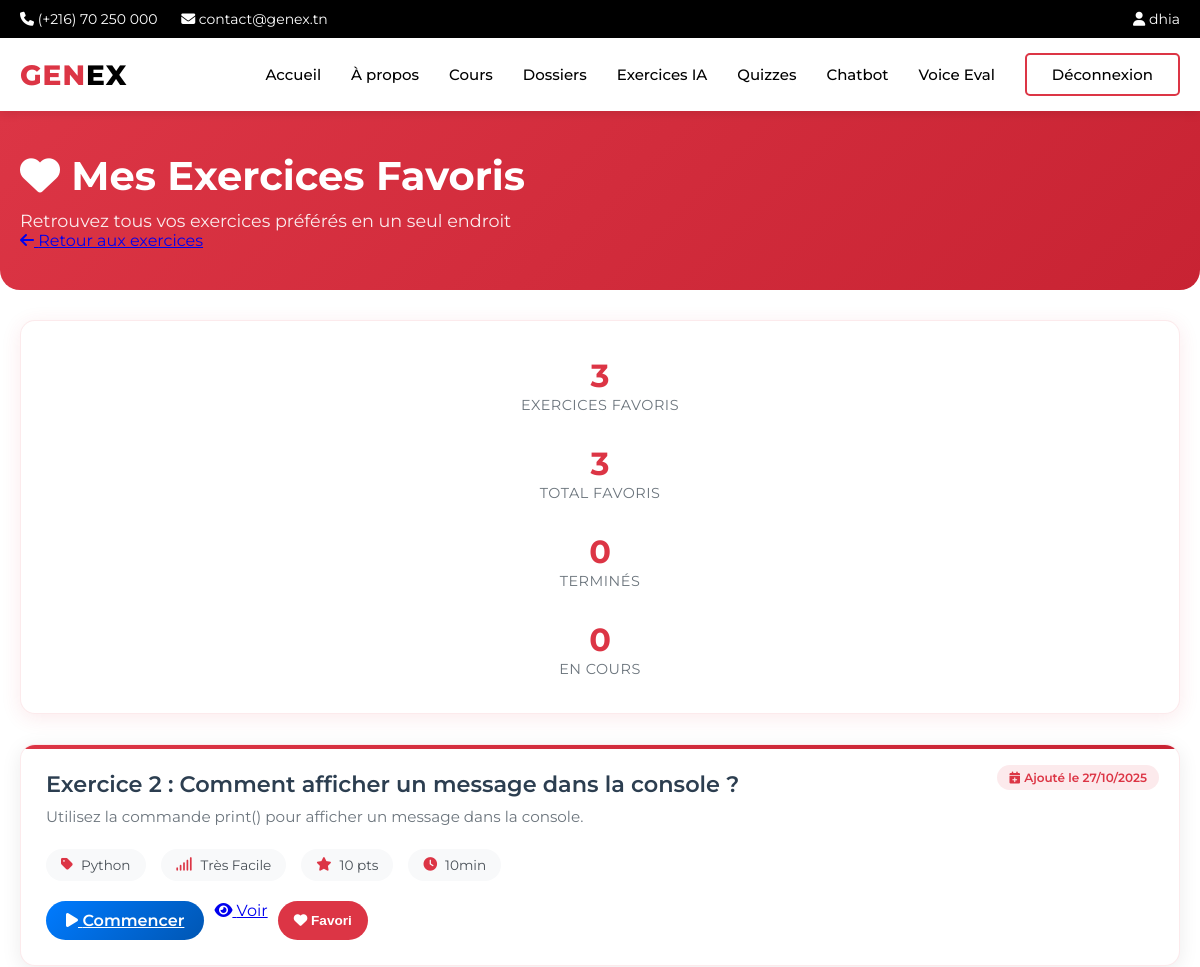
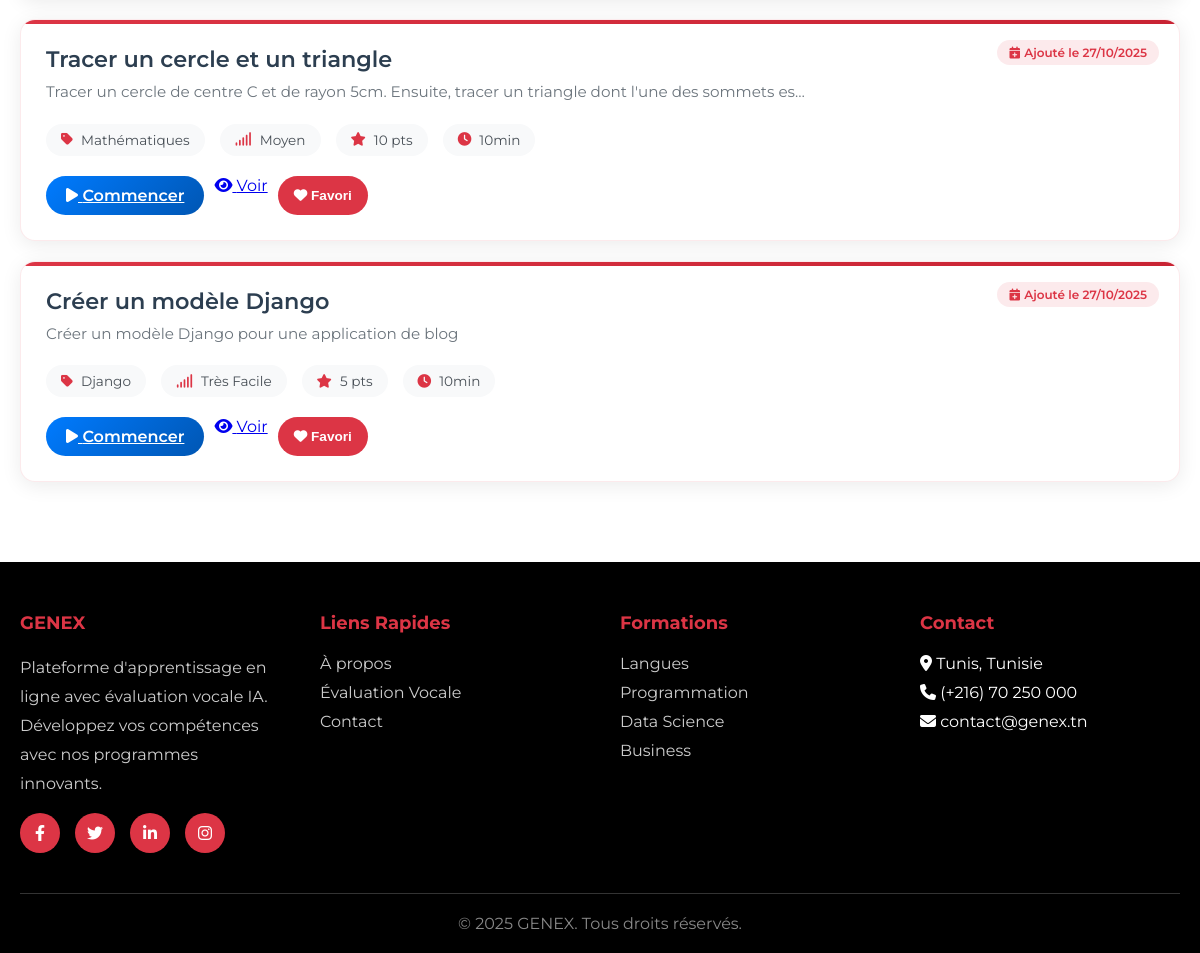
/exercises/favorites/ (signed in), run on the app's committed database (2 pictures, top to bottom).
### users/models.py (models this page shows, shortened)
class User(AbstractUser):
    USER_TYPE_CHOICES = (
        ('admin', 'Admin'),
        ('student', 'Student'),
    )
    LEVEL_CHOICES = (
        ('weak', 'Weak'),
        ('medium', 'Medium'),
        ('advanced', 'Advanced'),
    )
    user_type = models.CharField(max_length=10, choices=USER_TYPE_CHOICES, default='student')
    level = models.CharField(max_length=10, choices=LEVEL_CHOICES, blank=True, null=True)
    student_class = models.CharField(max_length=50, blank=True, null=True)
    current_streak = models.IntegerField(default=0, help_text="Current consecutive days with quiz completion")
    longest_streak = models.IntegerField(default=0, help_text="Longest streak ever achieved")
    last_quiz_date = models.DateTimeField(null=True, blank=True, help_text="Last time user completed a quiz")
    THEME_CHOICES = (
        ('light', 'Light'),
        ('dark', 'Dark'),
        ('auto', 'Auto'),
    )
    theme_preference = models.CharField(max_length=10, choices=THEME_CHOICES, default='auto', help_text="User's theme preference")

### exercises/models.py (models this page shows, shortened)
class Exercise(models.Model):
    title = models.CharField(max_length=200)
    description = models.TextField(blank=True)
    content = models.JSONField(help_text="Contenu structuré de l'exercice")
    solution = models.JSONField(help_text="Solution de l'exercice")
    hints = models.JSONField(default=list, blank=True, help_text="Indices pour l'exercice")
    explanation_video_url = models.URLField(blank=True, help_text="URL de la vidéo d'explication (YouTube, Vimeo, etc.)")
    explanation_video_type = models.CharField(
        max_length=20,
        choices=[
            ('youtube', 'YouTube'),
            ('vimeo', 'Vimeo'),
            ('custom', 'Vidéo personnalisée'),
            ('auto', 'Génération automatique'),
        ],
        default='auto',
        help_text="Type de vidéo d'explication"
    )
    category = models.ForeignKey(ExerciseCategory, on_delete=models.CASCADE, related_name='exercises')
    exercise_type = models.ForeignKey(ExerciseType, on_delete=models.CASCADE, related_name='exercises')
    difficulty = models.ForeignKey(DifficultyLevel, on_delete=models.CASCADE, related_name='exercises')
    created_by = models.ForeignKey(User, on_delete=models.CASCADE, related_name='created_exercises')
    is_ai_generated = models.BooleanField(default=False)
    ai_prompt = models.TextField(blank=True, help_text="Prompt utilisé pour générer l'exercice")
    tags = models.JSONField(default=list, blank=True, help_text="Tags pour la recherche")
    estimated_time = models.IntegerField(default=15, help_text="Temps estimé en minutes")
    points = models.IntegerField(default=10, help_text="Points attribués")
    is_active = models.BooleanField(default=True)
    is_public = models.BooleanField(default=False)
    created_at = models.DateTimeField(auto_now_add=True)
    updated_at = models.DateTimeField(auto_now=True)
    class Meta:
        verbose_name = "Exercice"
        verbose_name_plural = "Exercices"
        ordering = ['-created_at']
        indexes = [
            models.Index(fields=['category', 'difficulty']),
            models.Index(fields=['is_active', 'is_public']),
            models.Index(fields=['created_at']),
        ]

class ExerciseCategory(models.Model):
    name = models.CharField(max_length=100, unique=True)
    description = models.TextField(blank=True)
    icon = models.CharField(max_length=50, blank=True, help_text="Nom de l'icône (ex: 'math', 'physics')")
    color = models.CharField(max_length=7, default='#007bff', help_text="Code couleur hexadécimal")
    created_at = models.DateTimeField(auto_now_add=True)
    class Meta:
        verbose_name = "Catégorie d'exercice"
        verbose_name_plural = "Catégories d'exercices"
        ordering = ['name']

class DifficultyLevel(models.Model):
    name = models.CharField(max_length=20, unique=True)
    level = models.IntegerField(unique=True, help_text="Niveau numérique (1-5)")
    description = models.TextField(blank=True)
    color = models.CharField(max_length=7, default='#28a745')
    class Meta:
        verbose_name = "Niveau de difficulté"
        verbose_name_plural = "Niveaux de difficulté"
        ordering = ['level']

### exercises/views.py (the view)
# urls.py: path('favorites/', views.favorites_list, name='favorites-list'),
def favorites_list(request):
    if not request.user.is_authenticated:
        return render(request, 'exercises/favorites_list.html', {
            'exercises': [],
            'error': 'Vous devez être connecté pour voir vos favoris'
        })
    favorite_statuses = UserExerciseStatus.objects.filter(
        user=request.user,
        is_favorite=True
    ).select_related('exercise', 'exercise__category', 'exercise__difficulty', 'exercise__exercise_type')
    exercises = [status.exercise for status in favorite_statuses]
    return render(request, 'exercises/favorites_list.html', {
        'exercises': exercises,
        'favorite_statuses': favorite_statuses,
        'page_title': 'Mes Exercices Favoris',
        'empty_message': 'Aucun exercice favori pour le moment'
    })

### templates/exercises/favorites_list.html (shortened to what this page needs)
{% extends 'exercises/base.html' %}
{% load static %}
{% block content %}
<div class="container-fluid">
    <div class="favorites-header">
        <div class="container">
            <div class="row align-items-center">
                <div class="col-md-8">
                    <h1><i class="fas fa-heart"></i> Mes Exercices Favoris</h1>
                    <p>Retrouvez tous vos exercices préférés en un seul endroit</p>
                </div>
                <div class="col-md-4 text-end">
                    <a href="{% url 'exercises:exercise-dashboard' %}" class="btn btn-light btn-lg">
                        <i class="fas fa-arrow-left"></i> Retour aux exercices
                    </a>
                </div>
            </div>
        </div>
    </div>
    <div class="container">
        <div class="favorites-stats">
            <div class="row">
                <div class="col-md-3">
                    <div class="stat-item">
                        <span class="stat-number">{{ exercises|length }}</span>
                        <span class="stat-label">Exercices Favoris</span>
                    </div>
                </div>
                <div class="col-md-3">
                    <div class="stat-item">
                        <span class="stat-number">{{ favorite_statuses|length }}</span>
                        <span class="stat-label">Total Favoris</span>
                    </div>
                </div>
                <div class="col-md-3">
                    <div class="stat-item">
                        <span class="stat-number">0</span>
                        <span class="stat-label">Terminés</span>
                    </div>
                </div>
                <div class="col-md-3">
                    <div class="stat-item">
                        <span class="stat-number">0</span>
                        <span class="stat-label">En Cours</span>
                    </div>
                </div>
            </div>
        </div>
        {% if exercises %}
            <div class="row">
                {% for exercise in exercises %}
                <div class="col-lg-6 col-xl-4">
                    <div class="exercise-card">
                        <div class="added-date">
                            <i class="fas fa-calendar-plus"></i>
                            Ajouté le {{ exercise.created_at|date:"d/m/Y" }}
                        </div>
                        <div class="exercise-header">
                            <div>
                                <h3 class="exercise-title">{{ exercise.title }}</h3>
                                {% if exercise.description %}
                                    <p class="exercise-description">{{ exercise.description|truncatechars:100 }}</p>
                                {% endif %}
                            </div>
                        </div>
                        <div class="exercise-meta">
                            <div class="meta-item">
                                <i class="fas fa-tag"></i>
                                <span>{{ exercise.category.name }}</span>
                            </div>
                            <div class="meta-item">
                                <i class="fas fa-signal"></i>
                                <span class="difficulty-{{ exercise.difficulty.name|lower }}">{{ exercise.difficulty.name }}</span>
                            </div>
                            <div class="meta-item">
                                <i class="fas fa-star"></i>
                                <span>{{ exercise.points }} pts</span>
                            </div>
                            <div class="meta-item">
                                <i class="fas fa-clock"></i>
                                <span>{{ exercise.estimated_time }}min</span>
                            </div>
                        </div>
                        <div class="exercise-actions">
                            <a href="{% url 'exercises:exercise-solve' exercise.id %}" class="btn btn-start">
                                <i class="fas fa-play"></i> Commencer
                            </a>
                            <a href="{% url 'exercises:exercise-detail' exercise.id %}" class="btn btn-outline-secondary">
                                <i class="fas fa-eye"></i> Voir
                            </a>
                            <button class="btn btn-favorite" onclick="toggleFavorite({{ exercise.id }})"
                                    id="favoriteBtn{{ exercise.id }}" title="Retirer des favoris">
                                <i class="fas fa-heart"></i> Favori
                            </button>
                        </div>
                    </div>
                </div>
                {% endfor %}
            </div>
        {% endif %}
    </div>
</div>
{% endblock %}

### templates/main/base.html (shortened to what this page needs)
{% load static %}
<!doctype html>
<html lang="en">
<head>
    <link rel="stylesheet" href="https://cdnjs.cloudflare.com/ajax/libs/font-awesome/6.4.0/css/all.min.css">
</head>
<body>
    <div class="top-bar">
        <div class="container">
            <div>
                <i class="fas fa-phone"></i> (+216) 70 250 000
                <i class="fas fa-envelope" style="margin-left: 20px;"></i> contact@genex.tn
            </div>
            <div>
                {% if user.is_authenticated %}
                    <a href="{% url 'main:dashboard' %}"><i class="fas fa-user"></i> {{ user.username }}</a>
                {% else %}
                    <a href="{% url 'main:signin' %}">Espace étudiant</a>
                {% endif %}
            </div>
        </div>
    </div>
    <header class="main-header">
        <nav class="navbar">
            <a href="{% url 'main:home' %}" class="logo">
                GEN<span>EX</span>
            </a>
            <ul class="nav-menu">
                <li><a href="{% url 'main:home' %}" class="{% block nav_home %}{% endblock %}">Accueil</a></li>
                <li><a href="{% url 'main:about' %}" class="{% block nav_about %}{% endblock %}">À propos</a></li>
                {% if user.is_authenticated %}
                    <li><a href="{% url 'courses:course_list' %}" class="{% block nav_my_courses %}{% endblock %}">Cours</a></li>
                    <li><a href="{% url 'courses:folder_list' %}" class="{% block nav_folders %}{% endblock %}">Dossiers</a></li>
                    <li><a href="{% url 'exercises:exercise-dashboard' %}" class="{% block nav_exercises %}{% endblock %}">
                         Exercices IA
                    </a></li>
                    <li><a href="{% url 'quizzes:home' %}" class="{% block nav_quizzes %}{% endblock %}">
                         Quizzes
                    </a></li>
                    <li><a href="{% url 'chatbot:chat' %}" class="{% block nav_chatbot %}{% endblock %}">
                         Chatbot
                    </a></li>
                    <li><a href="{% url 'voice_eval:home' %}" class="{% block nav_voice %}{% endblock %}">Voice Eval</a></li>
                    <li><a href="{% url 'main:signout' %}" class="btn-outline-red">Déconnexion</a></li>
                {% else %}
                    <li><a href="{% url 'main:signin' %}" class="btn-outline-red">Connexion</a></li>
                    <li><a href="{% url 'main:signup' %}" class="btn-red">Inscription</a></li>
                {% endif %}
            </ul>
        </nav>
    </header>
    <main>
        {% block content %}{% endblock %}
    </main>
    <footer class="footer">
        <div class="footer-container">
            <div class="footer-grid">
                <div>
                    <h4>GENEX</h4>
                    <p style="color: #ccc; line-height: 1.8;">
                        Plateforme d'apprentissage en ligne avec évaluation vocale IA.
                        Développez vos compétences avec nos programmes innovants.
                    </p>
                    <div class="social-links">
                        <a href="#"><i class="fab fa-facebook-f"></i></a>
                        <a href="#"><i class="fab fa-twitter"></i></a>
                        <a href="#"><i class="fab fa-linkedin-in"></i></a>
                        <a href="#"><i class="fab fa-instagram"></i></a>
                    </div>
                </div>
                <div>
                    <h4>Liens Rapides</h4>
                    <ul>
                        <li><a href="{% url 'main:about' %}">À propos</a></li>
                        <li><a href="{% url 'voice_eval:home' %}">Évaluation Vocale</a></li>
                        <li><a href="#">Contact</a></li>
                    </ul>
                </div>
                <div>
                    <h4>Formations</h4>
                    <ul>
                        <li><a href="#">Langues</a></li>
                        <li><a href="#">Programmation</a></li>
                        <li><a href="#">Data Science</a></li>
                        <li><a href="#">Business</a></li>
                    </ul>
                </div>
                <div>
                    <h4>Contact</h4>
                    <ul>
                        <li><i class="fas fa-map-marker-alt"></i> Tunis, Tunisie</li>
                        <li><i class="fas fa-phone"></i> (+216) 70 250 000</li>
                        <li><i class="fas fa-envelope"></i> contact@genex.tn</li>
                    </ul>
                </div>
            </div>
            <div class="footer-bottom">
                <p>&copy; <script>document.write(new Date().getFullYear());</script> GENEX. Tous droits réservés.</p>
            </div>
        </div>
    </footer>
</body>
</html>

### data on the page
User: username "dhia"
Exercise: created_at "27/10/2025", title "Exercice 2 : Comment afficher un message dans la console ?", description "Utilisez la commande print() pour afficher un message dans la console.", category.name "Python", difficulty.name "Très Facile", points "10", estimated_time "10"
Exercise: created_at "27/10/2025", title "Tracer un cercle et un triangle", description "Tracer un cercle de centre C et de rayon 5cm. Ensuite, tracer un triangle dont l'une des sommets es…", category.name "Mathématiques", difficulty.name "Moyen", points "10", estimated_time "10"
Exercise: created_at "27/10/2025", title "Créer un modèle Django", description "Créer un modèle Django pour une application de blog", category.name "Django", difficulty.name "Très Facile", points "5", estimated_time "10"

### other printed values
{{ exercises|length }} "3"
{{ favorite_statuses|length }} "3"
